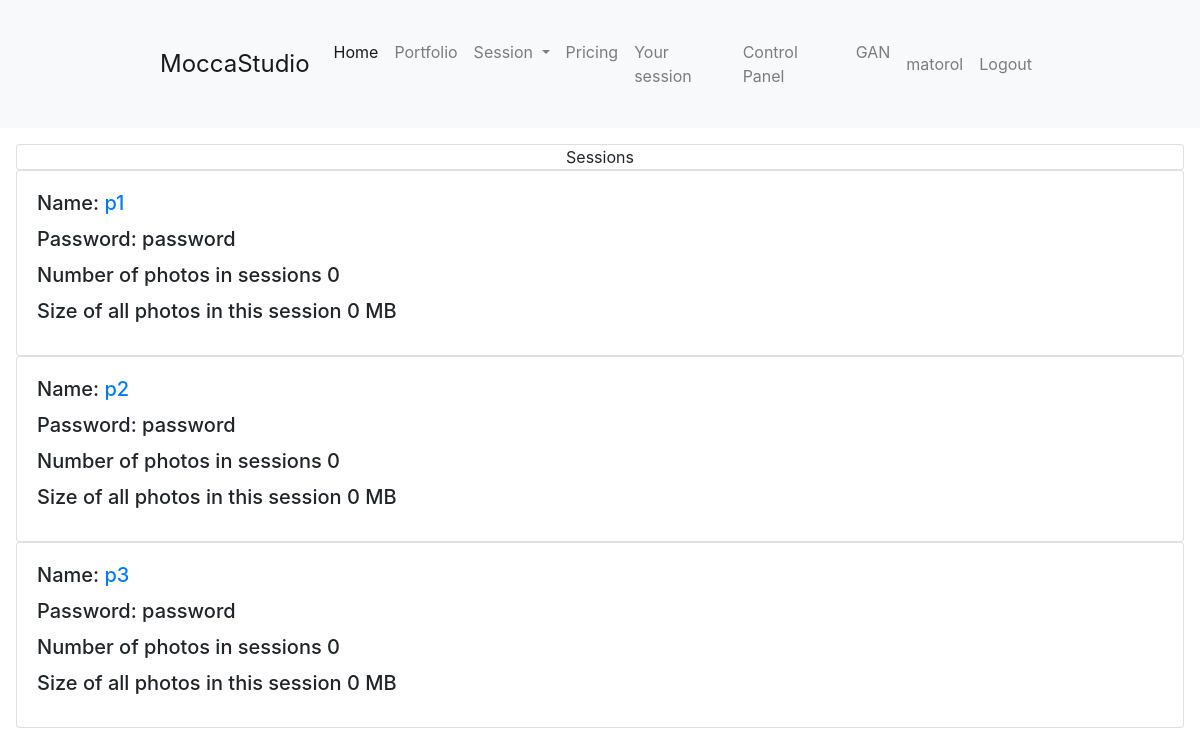
Page /control_panel/view_sessions/ (signed in) on the earlier database version.
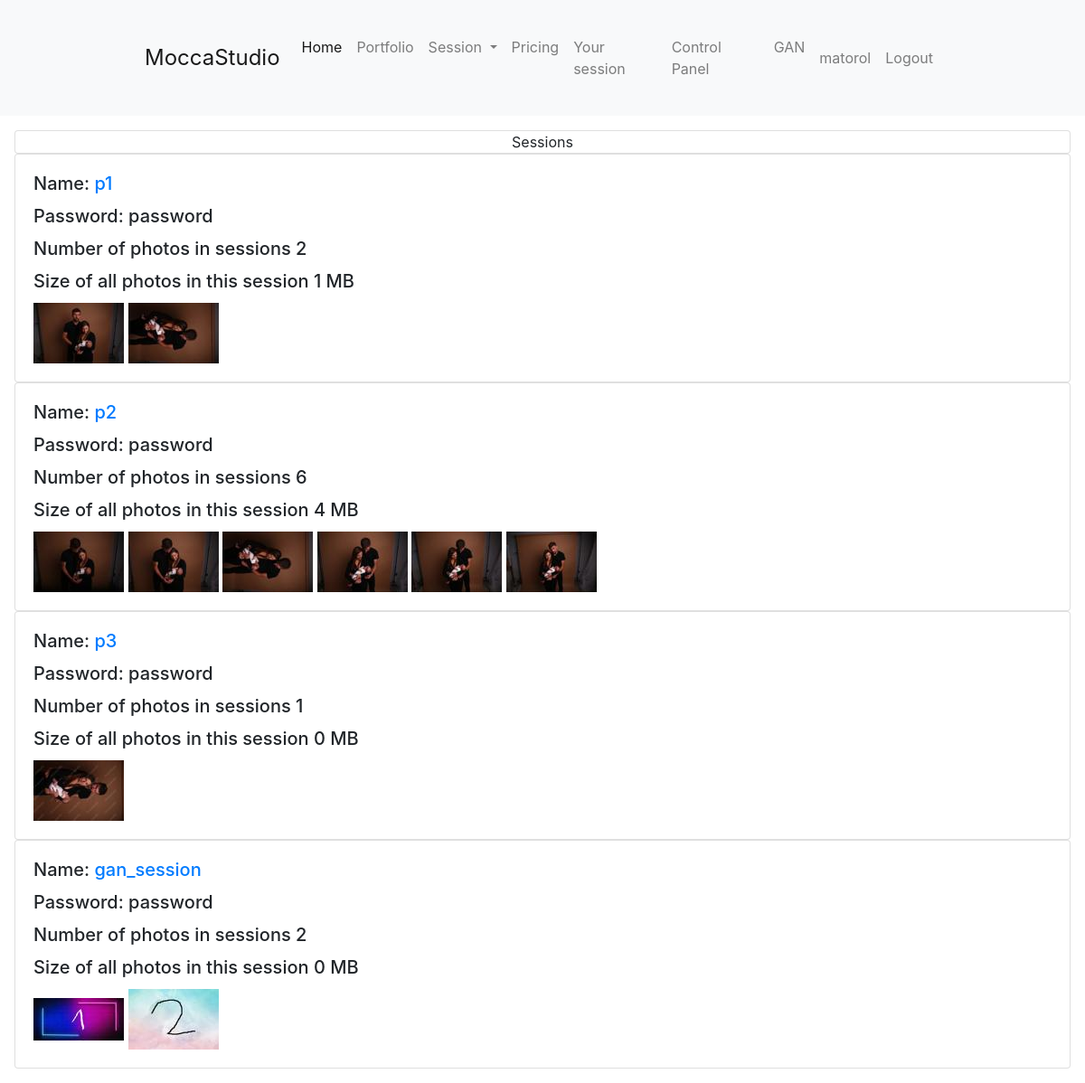
Same page on the later database version.
### main/models.py (models this page shows, shortened)
class Session(models.Model):
    name = models.CharField(max_length=100, unique=True)
    password = models.CharField(max_length=100, default="password")

class Photo(models.Model):
    title = models.CharField(max_length=255)
    image = models.ImageField(upload_to='photos/')
    session = models.ForeignKey(Session, on_delete=models.CASCADE,null=True)
    selected_to_edit = models.BooleanField(default=False)
    thumbnail = models.ImageField(upload_to='thumbnails/', blank=True, null=True)
    thumbnail_medium = models.ImageField(upload_to='thumbnails_medium/', blank=True, null=True)

### main/views.py (the view)
# urls.py: path("control_panel/view_sessions/", views.view_sessions, name="view_sessions"),
@user_passes_test(lambda user: user.is_superuser)
def view_sessions(request):
    sessions = Session.objects.all()
    for session in sessions:
        photos = session.photo_set.all()
        photos_size = []
        for photo in photos:
            photos_size.append(photo.image.size / (1024*1024))
        photos_size_in_session = round(sum(photos_size))
        session.photos_size_in_session = photos_size_in_session
    context = {'sessions': sessions}
    return render(request, 'main/control_panel/view_sessions.html', context)

### main/templates/main/control_panel/view_sessions.html (shortened to what this page needs)
{% extends 'main/base.html' %}
{% block content %}
{% if user.is_superuser %}
<div class="m-3">
    <div class="card text-center">Sessions</div>
    {% for session in sessions %}
        <div class="card">
            <div class="card-body">
                <div class="row">
                    <div class="col-md-9">
                        <h5 class="card-title">Name: <a href="{% url 'view_session' session.name %}">{{ session.name }}</a> </h5>
                        <h5 class="card-title">Password: {{ session.password }}</h5>
                        <h5 class="card-title">Number of photos in sessions {{ session.photo_set.all.count }}</h5>
                        <h5 class="card-title">Size of all photos in this session {{session.photos_size_in_session}} MB</h5>
                        <p class="card-text">
                            {% for photo in session.photo_set.all %}
                                {% if forloop.counter <= 9 %}
                                    <img src="{{ photo.thumbnail.url }}" alt="connect" style="max-height: 100px">
                                {% elif forloop.counter == 10 %}
                                    <span>+{{ session.photo_set.all.count|add:"-9" }} ...</span>
                                {% endif %}
                            {% endfor %}
                        </p>
                    </div>
                </div>
            </div>
        </div>
    {% endfor %}
</div>
{% endif %}
{% endblock %}

### main/templates/main/base.html (shortened to what this page needs)
<!DOCTYPE html>
<html lang="en">
<head>
    <link rel="stylesheet" href="https://cdn.jsdelivr.net/npm/bootstrap@4.3.1/dist/css/bootstrap.min.css">
    <link rel="stylesheet" href="https://cdnjs.cloudflare.com/ajax/libs/font-awesome/5.15.3/css/all.min.css">
    {% load static %}
    <link rel="stylesheet" type="text/css" href="{% static 'base.css' %}">
    <link rel="stylesheet" type="text/css" href="{% static 'lightbox/lightbox.min.css' %}">
</head>
<body>
    {% block nav %}
    <nav class="navbar navbar-expand-lg navbar-light bg-light">
        <a class="navbar-brand" href="/">MoccaStudio</a>
        <div class="collapse navbar-collapse" id="navbarSupportedContent">
        <ul class="navbar-nav mr-auto">
            <li class="nav-item active">
                <a class="nav-link" href="/home">Home <span class="sr-only">(current)</span></a>
            </li>
            <li class="nav-item">
                <a class="nav-link" href="/portfolio">Portfolio</a>
            </li>
            <li class="nav-item dropdown">
                <a class="nav-link dropdown-toggle" href="#" id="navbarDropdown" role="button" data-toggle="dropdown" aria-haspopup="true" aria-expanded="false">
                    Session
                </a>
            </li>
            <li class="nav-item">
                <a class="nav-link" href="/pricing">Pricing</a>
            </li>
            {% if user.is_authenticated %}
            <li class="nav-item">
                <a class="nav-link" href="/sessions/{{user.username}}">Your session</a>
            </li>
            {% endif %}
            {% if user.is_superuser %}
            <li class="nav-item">
                <a class="nav-link" href="/control_panel">Control Panel</a>
            </li>
            <li class="nav-item">
                <a class="nav-link" href="/gan_control_panel">GAN</a>
            </li>
            {% endif %}
        </ul>
        <ul class="navbar-nav ml-auto">
            {% if user.is_authenticated %}
                <li class="nav-item">
                    <a class="nav-link" href="/profile">{{user.username}}</a>
                </li>
                <span class="nav-item">
                    <a class="nav-link" href="/logout">Logout</a>
                </span>
            {% endif %}
        </ul>
        </div>
    </nav>
    {% endblock %}
    {% block content %}
    {% endblock %}
</body>
</html>

### main/static/base.css (style rules this page uses)
body { font-size: 1.0rem; }
.navbar { padding: 2rem 10rem; }
.navbar-brand { font-size: 1.5rem; }

Differences in the rows shown:
computed for Session (number 1 of 4 on the later page): photo_set.all.count "0" → "2"; photos_size_in_session "0" → "1"
added Photo: thumbnail (picture), shown under Session (number 1 of 4 on the later page)
added Photo: thumbnail (picture), shown under Session (number 1 of 4 on the later page)
computed for Session (number 2 of 4 on the later page): photo_set.all.count "0" → "6"; photos_size_in_session "0" → "4"
added Photo: thumbnail (picture), shown under Session (number 2 of 4 on the later page)
added Photo: thumbnail (picture), shown under Session (number 2 of 4 on the later page)
added Photo: thumbnail (picture), shown under Session (number 2 of 4 on the later page)
added Photo: thumbnail (picture), shown under Session (number 2 of 4 on the later page)
added Photo: thumbnail (picture), shown under Session (number 2 of 4 on the later page)
added Photo: thumbnail (picture), shown under Session (number 2 of 4 on the later page)
computed for Session (number 3 of 4 on the later page): photo_set.all.count "0" → "1"
added Photo: thumbnail (picture), shown under Session (number 3 of 4 on the later page)
added Session: name "gan_session", password "password", photo_set.all.count "2", photos_size_in_session "0"
added Photo: thumbnail (picture), shown under "gan_session"
added Photo: thumbnail (picture), shown under "gan_session"
